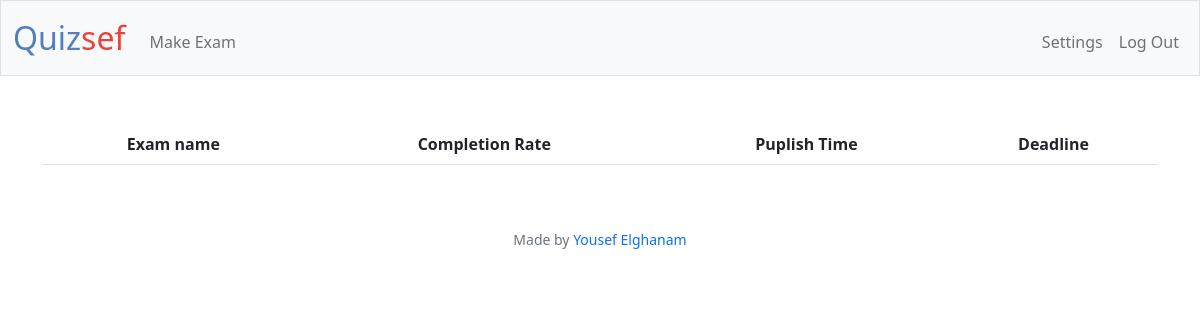
Before: / (signed in) with the older database file.
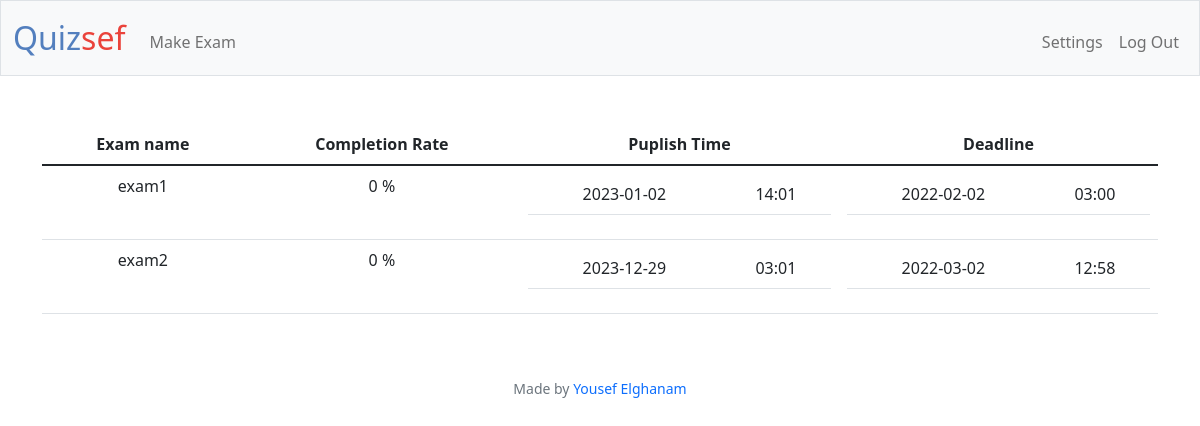
After: the same page with the newer database file.
### tables this page shows
CREATE TABLE "exams" (
	"id"	INTEGER NOT NULL UNIQUE,
	"user_id"	INTEGER NOT NULL,
	"name"	TEXT NOT NULL,
	"nquestions"	INTEGER NOT NULL DEFAULT 1,
	"completion"	NUMERIC NOT NULL DEFAULT 0,
	"puplishdate"	DATETIME NOT NULL DEFAULT CURRENT_DATE,
	"puplishtime"	DATETIME NOT NULL DEFAULT CURRENT_TIME,
	"deadlinedate"	DATETIME NOT NULL,
	"deadlinetime"	DATETIME NOT NULL,
	PRIMARY KEY("id" AUTOINCREMENT)
);

### app.py (the view)
@app.route("/")
@login_required
def index():
    isteacher = db.execute("SELECT isteacher FROM users WHERE id = ?", session["user_id"])
    if isteacher[0]["isteacher"]:
        exams = db.execute("SELECT * FROM exams WHERE user_id = ?", session["user_id"])
        return render_template("teacherindex.html", exams=exams, isteacher=isteacher)
    else:
        exams = db.execute("SELECT * FROM exams")
        for i, exam in enumerate(exams):
            exams[i]["teacher"] = db.execute("SELECT username FROM users WHERE id = ?", exam["user_id"])[0]["username"]
        return render_template("studentindex.html", exams=exams)

### app.py (called while the page is built)
@app.after_request
def after_request(response):
    response.headers["Cache-Control"] = "no-cache, no-store, must-revalidate"
    response.headers["Expires"] = 0
    response.headers["Pragma"] = "no-cache"
    return response

### utils.py (called while the page is built)
def login_required(f):
    @wraps(f)
    def decorated_function(*args, **kwargs):
        if session.get("user_id") is None:
            return redirect("/login")
        return f(*args, **kwargs)
    return decorated_function

### templates/teacherindex.html (shortened to what this page needs)
{% extends "layout.html" %}
{% block main %}
    <div class="container">
        <div class="section">
            <table class="table">
                <thead>
                    <tr>
                        <th>Exam name</th>
                        <th>Completion Rate</th>
                        <th>Puplish Time</th>
                        <th>Deadline</th>
                    </tr>
                </thead>
                <tbody>
                    {% for row in exams %}
                        <tr>
                            <td>{{ row.name }}</td>
                            <td>{{ row.completion }} %</td>
                            <td>
                                <table class="table">
                                    <td>{{ row.puplishdate }}</td>
                                    <td>{{ row.puplishtime }}</td>
                                </table>
                            </td>
                            <td>
                                <table class="table">
                                    <td>{{ row.deadlinedate }}</td>
                                    <td>{{ row.deadlinetime }}</td>
                                </table>
                            </td>
                        </tr>
                    {% endfor %}
                </tbody>
            </table>
        </div>
    </div>
{% endblock %}

### templates/layout.html (shortened to what this page needs)
<!DOCTYPE html>
<html lang="en">
    <head>
        <link href="https://cdn.jsdelivr.net/npm/bootstrap@5.1.3/dist/css/bootstrap.min.css" rel="stylesheet">
        <link href="/static/styles.css" rel="stylesheet">
    </head>
    <body>
        <nav class="bg-light border navbar navbar-expand-md navbar-light">
            <div class="container-fluid">
                <a class="navbar-brand" href="{{ url_for('index') }}">
                    <span class="blue">Quiz</span><span class="red">sef</span>
                </a>
                <div class="collapse navbar-collapse" id="navbar">
                    {% if isteacher %}
                        <ul class="navbar-nav me-auto mt-2">
                            <li class="nav-item"><a class="nav-link" href="{{ url_for('make_exam') }}">Make Exam</a></li>
                        </ul>
                    {% endif %}
                    {% if session["user_id"] %}
                        <ul class="navbar-nav ms-auto mt-2">
                            <li class="nav-item"><a class="nav-link" href="{{ url_for('settings') }}">Settings</a></li>
                            <li class="nav-item"><a class="nav-link" href="{{ url_for('logout') }}">Log Out</a></li>
                        </ul>
                    {% else %}
                        <ul class="navbar-nav ms-auto mt-2">
                            <li class="nav-item"><a class="nav-link" href="{{ url_for('register') }}">Register</a></li>
                            <li class="nav-item"><a class="nav-link" href="{{ url_for('login') }}">Log In</a></li>
                        </ul>
                    {% endif %}
                </div>
            </div>
        </nav>
        <main class="container-fluid py-5 text-center">
            {% block main %}{% endblock %}
        </main>
        <footer class="mb-5 small text-center text-muted">
            Made by <a style="text-decoration: none" href="https://www.facebook.com/yousef.elghanam.1" target="_blank">Yousef Elghanam</a>
        </footer>
    </body>
</html>

### static/styles.css (style rules this page uses)
nav .navbar-brand { font-size: xx-large; }
nav .navbar-brand .blue { color: #537fbe; }
nav .navbar-brand .red { color: #ea433b; }

Changed rows visible on the page:
added exams: name "exam1", completion "0", puplishdate "2023-01-02", puplishtime "14:01", deadlinedate "2022-02-02", deadlinetime "03:00"
added exams: name "exam2", completion "0", puplishdate "2023-12-29", puplishtime "03:01", deadlinedate "2022-03-02", deadlinetime "12:58"
